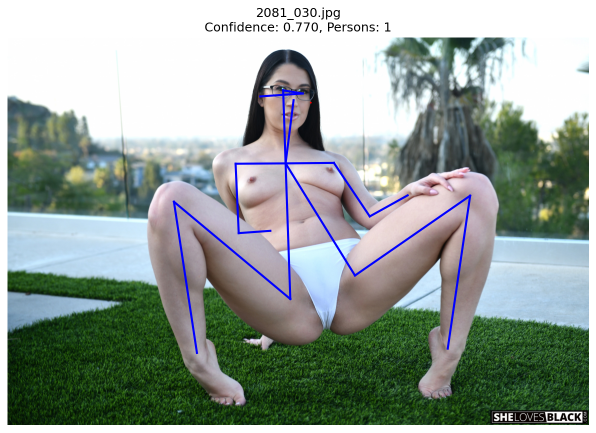
#> input picture test_pose_results/results/pose_extraction/20250721_151017_19a43841/pose_visualizations/pose_2081_030.png, 1192 x 865 px (shown at 1/2 size)
$ python -i feature_extraction_service.py   (imports and definitions only)   (older library calls are emulated)
#> lines starting #> are read from the running program, lines starting #| are printed output that depends on the picture
#!/usr/bin/env python3
"""
Feature Extraction Service

Comprehensive visual feature extraction using various computer vision algorithms.
Extracts edges, corners, textures, color features, and other visual descriptors
for similarity analysis and image understanding.
"""

import json
import numpy as np
from pathlib import Path
from typing import List, Dict, Optional, Union, Tuple, Any
import logging
import cv2
import time
import gc
from tqdm import tqdm

# Import common services
from common_fs_service import (
    ResultsManager,
    validate_config,
    create_service_runner,
    logger
)

# Configure logging
# [22 lines not run here, left out]


class FeatureExtractionService:
    """
    Comprehensive feature extraction service using multiple computer vision algorithms.

    Supported features:
    - Edge detection (Canny, Sobel, Laplacian)
    - Corner detection (Harris, FAST, ORB)
    - Texture analysis (LBP, GLCM, Haralick)
    - Color features (histograms, moments)
    - Shape descriptors (contours, moments)
    - Frequency domain features (FFT)
    """

    def __init__(self, results_manager: Optional[ResultsManager] = None):
        """Initialize the Feature Extraction Service."""
        self.results_manager = results_manager
        self.config = None

    # [179 lines left out: functions load_config_from_dict, load_config, load_embeddings, not called in this run]

    def extract_canny_edges(self, image: np.ndarray) -> Dict[str, Any]:
        """Extract Canny edge features with spatial information preserved."""
        gray = cv2.cvtColor(image, cv2.COLOR_BGR2GRAY) if len(image.shape) == 3 else image

        low_threshold = self.config.get('canny_low_threshold', 50)
        high_threshold = self.config.get('canny_high_threshold', 150)
        aperture_size = self.config.get('canny_aperture_size', 3)

        edges = cv2.Canny(gray, low_threshold, high_threshold, apertureSize=aperture_size)

        # Original global statistics (for backward compatibility)
        edge_density = np.sum(edges > 0) / edges.size
        edge_magnitude = np.sum(edges) / 255.0 / edges.size

        # Edge direction histogram (global)
        sobel_x = cv2.Sobel(gray, cv2.CV_64F, 1, 0, ksize=3)
        sobel_y = cv2.Sobel(gray, cv2.CV_64F, 0, 1, ksize=3)
        edge_angles = np.arctan2(sobel_y, sobel_x)
        edge_hist, _ = np.histogram(edge_angles[edges > 0], bins=8, range=(-np.pi, np.pi))
        edge_hist = edge_hist / np.sum(edge_hist) if np.sum(edge_hist) > 0 else edge_hist

        # NEW: Create spatial edge features that preserve shape information

        # 1. Resize edge map to standard size for consistent spatial features
        target_size = (64, 64)  # Reasonable size for spatial features
        edges_resized = cv2.resize(edges, target_size) / 255.0  # Normalize to [0,1]

        # 2. Grid-based edge features (divide image into blocks)
        grid_size = 8  # 8x8 grid = 64 spatial features
        h, w = edges_resized.shape
        block_h, block_w = h // grid_size, w // grid_size

        spatial_features = []
        for i in range(grid_size):
            for j in range(grid_size):
                y1, y2 = i * block_h, (i + 1) * block_h
                x1, x2 = j * block_w, (j + 1) * block_w
                block = edges_resized[y1:y2, x1:x2]

                # Edge density in this spatial block
                block_density = np.mean(block)
                spatial_features.append(block_density)

        # 3. Radial edge features (from center outward)
        center_y, center_w = target_size[0] // 2, target_size[1] // 2
        radial_features = []

        # Create radial zones
        max_radius = min(center_y, center_w)
        n_radial_zones = 8

        for r in range(n_radial_zones):
            r_inner = (r * max_radius) // n_radial_zones
            r_outer = ((r + 1) * max_radius) // n_radial_zones

            # Create mask for this radial zone
            y_coords, x_coords = np.ogrid[:target_size[0], :target_size[1]]
            distances = np.sqrt((y_coords - center_y)**2 + (x_coords - center_w)**2)
            mask = (distances >= r_inner) & (distances < r_outer)

            if np.sum(mask) > 0:
                zone_density = np.mean(edges_resized[mask])
            else:
                zone_density = 0.0

            radial_features.append(zone_density)

        # 4. Directional edge features (preserve edge orientations spatially)
        # Divide into angular sectors and measure edge content
        n_angular_sectors = 8
        angular_features = []

        for sector in range(n_angular_sectors):
            angle_start = (sector * 2 * np.pi) / n_angular_sectors - np.pi
            angle_end = ((sector + 1) * 2 * np.pi) / n_angular_sectors - np.pi

            # Create mask for pixels in this angular direction
            y_coords, x_coords = np.ogrid[:target_size[0], :target_size[1]]
            angles = np.arctan2(y_coords - center_y, x_coords - center_w)

            # Handle angle wrapping
            if angle_end > np.pi:
                mask = (angles >= angle_start) | (angles <= angle_end - 2*np.pi)
            else:
                mask = (angles >= angle_start) & (angles < angle_end)

            if np.sum(mask) > 0:
                sector_density = np.mean(edges_resized[mask])
            else:
                sector_density = 0.0

            angular_features.append(sector_density)

        # 5. Edge contour features (find and characterize major contours)
        contours, _ = cv2.findContours((edges > 0).astype(np.uint8), cv2.RETR_EXTERNAL, cv2.CHAIN_APPROX_SIMPLE)

        contour_features = []
        if contours:
            # Sort contours by area
            contours = sorted(contours, key=cv2.contourArea, reverse=True)

            # Features from largest contours (up to 3)
            for i in range(min(3, len(contours))):
                contour = contours[i]
                area = cv2.contourArea(contour)
                perimeter = cv2.arcLength(contour, True)

                if perimeter > 0:
                    # Compactness (circularity measure)
                    compactness = 4 * np.pi * area / (perimeter * perimeter)
                else:
                    compactness = 0.0

                # Relative area
                relative_area = area / (gray.shape[0] * gray.shape[1])

                contour_features.extend([relative_area, compactness])

            # Pad with zeros if fewer than 3 contours
            while len(contour_features) < 6:  # 3 contours * 2 features each
                contour_features.append(0.0)
        else:
            contour_features = [0.0] * 6

        return {
            'method': 'canny',
            'edge_map': edges,
            'edge_density': float(edge_density),
            'edge_magnitude': float(edge_magnitude),
            'edge_direction_histogram': edge_hist.tolist(),
            # NEW: Spatial edge features
            'spatial_features': spatial_features,  # 64 values (8x8 grid)
            'radial_features': radial_features,    # 8 values (radial zones)
            'angular_features': angular_features,  # 8 values (angular sectors)
            'contour_features': contour_features,  # 6 values (top 3 contours)
            'parameters': {
                'low_threshold': low_threshold,
                'high_threshold': high_threshold,
                'aperture_size': aperture_size,
                'spatial_grid_size': grid_size,
                'target_size': target_size
            }
        }

    # [1233 lines left out: functions extract_harris_corners, extract_lbp_texture, extract_color_histogram, extract_glcm_texture, extract_orb_keypoints, extract_hog_features and 10 more, not called in this run]


# [17 lines not run here, left out]

>>> import cv2
>>> picture = cv2.imread('../test_pose_results/results/pose_extraction/20250721_151017_19a43841/pose_visualizations/pose_2081_030.png')
#> picture is the input picture: shape (865, 1192, 3); mean B, G, R 151.8, 158.6, 147.5
>>> result = FeatureExtractionService().extract_canny_edges(picture)
#> in extract_canny_edges, `gray = cv2.cvtColor(image, cv2.COLOR_BGR2GRAY) if len(image.shape) == ..`:
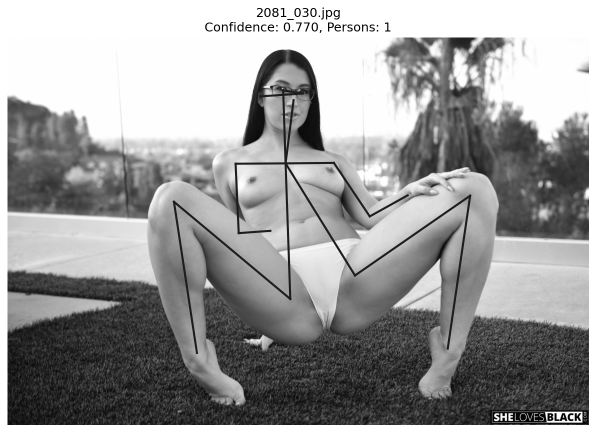
#> gray: shape (865, 1192) (shown at 1/2 size); min 0, max 255, mean 154.5
#> (the run stopped early here; a loop or call above may not have finished)
